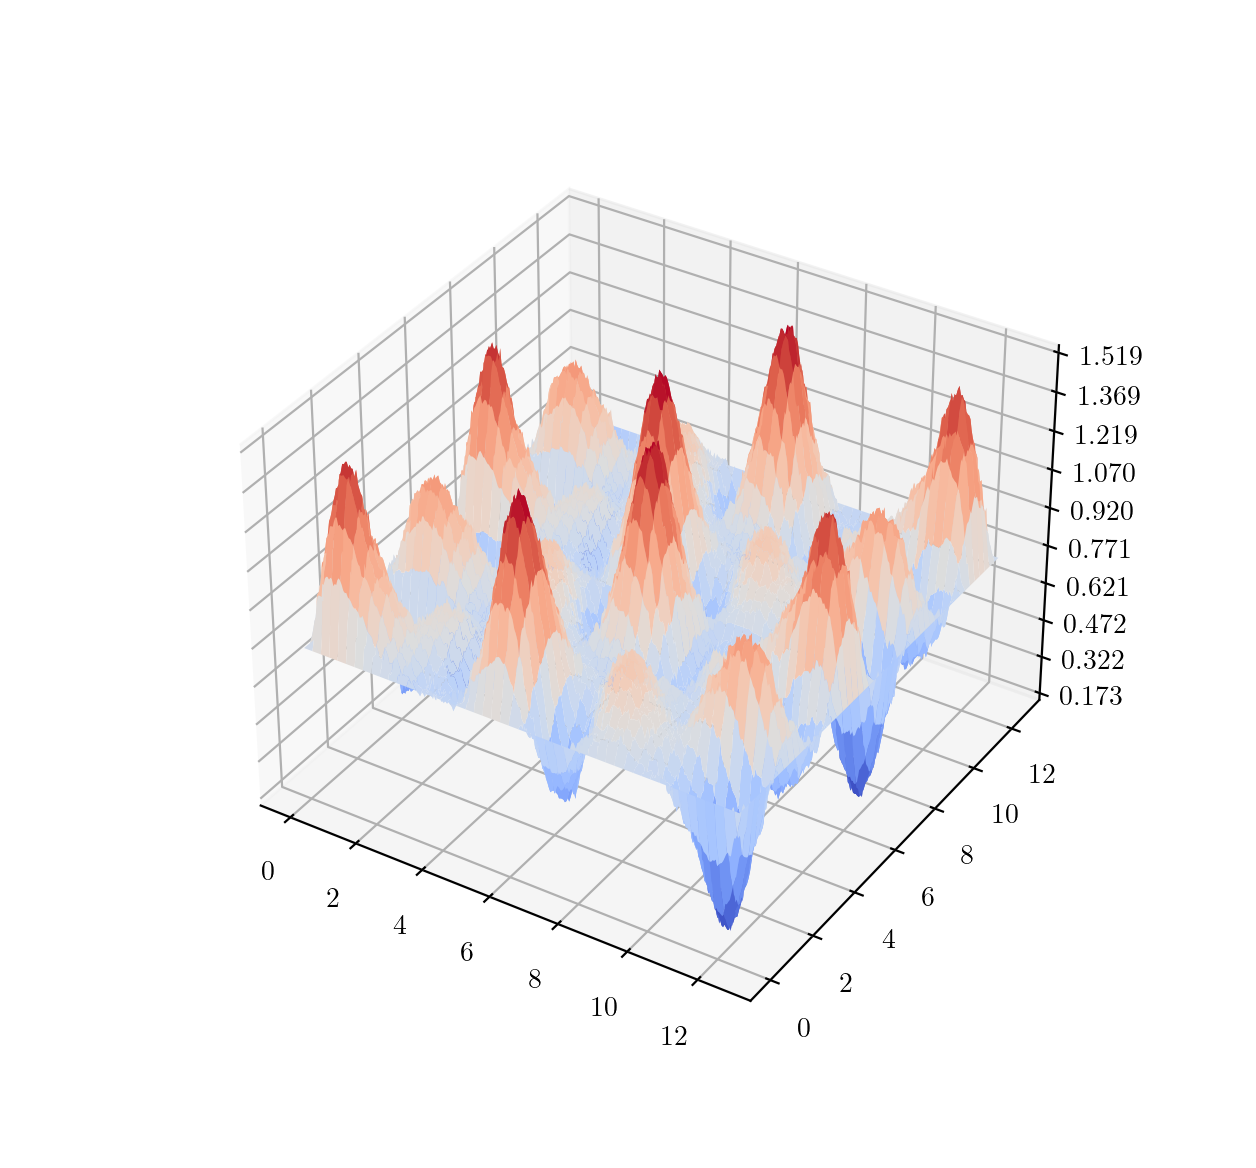

Python code for this plot:
import numpy as np

from qiskit import QuantumCircuit
from qiskit import Aer

from MSA_class import MultipleSequenceAlignment

from tqdm import tqdm

import matplotlib.pyplot as plt
from matplotlib import cm

from Qiskit_class import QiskitSimulation


def cost_eval(my_sim, theta):
    qc = my_sim.set_current_circuit(my_sim.initial_MSA, theta)
    my_sim.current_counts = my_sim.current_backend.run(qc,seed_simulator=10).result().get_counts()
    return my_sim.compute_expectation(my_sim.initial_MSA, my_sim.current_counts) 


my_strings   = np.array(["AG","G"])
my_penalties = np.array([1,1,1])*2
my_msa       = MultipleSequenceAlignment(strings = my_strings, penalties = my_penalties, normalize_weights=True) 

p = 2
theta_0 = np.ones(p)
my_simulation = QiskitSimulation(initial_MSA=my_msa, theta_0=theta_0, backend_name="qasm_simulator", shots=10000)


fig, ax = plt.subplots(subplot_kw={"projection": "3d"},figsize=(10,10))

# Make data.
X = np.linspace(0, 4*np.pi, 300)
Y = np.linspace(0, 4*np.pi, 300)
X, Y = np.meshgrid(X, Y)
final_Z = []
for col in tqdm(range(Y.shape[1])):
    row_Z = []
    for row in range(X.shape[0]):
        cur_x, cur_y = X[row][col], Y[row][col]
        row_Z.append(cost_eval(my_simulation,[cur_x,cur_y]))
    final_Z.append(row_Z)
Z = np.array(final_Z)

# Plot the surface.
surf = ax.plot_surface(X, Y, Z, cmap=cm.coolwarm,
                       linewidth=0, antialiased=True)

ax.zaxis.set_ticks(np.linspace(np.min(Z),np.max(Z),10))

plt.show()
